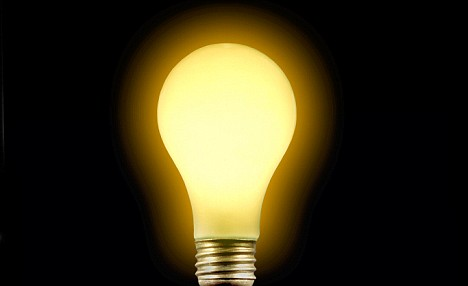
#> input picture input.jpg, 468 x 286 px, given in place of the camera
$ python contour_video.py
#> lines starting #> are read from the running program, lines starting #| are printed output that depends on the picture; after the words box and inside, x2 and y2 are one past the last pixel; in counts of white or black regions, pixels touching at a corner belong together
import numpy as np
import cv2

#im = cv2.imread('test.png')
cap = cv2.VideoCapture(0)

#Check if the camera is opened correctly
if not cap.isOpened():
    raise IOError("Cannot open webcam")
while True:
    ret, frame = cap.read()
#> frame is the input picture: shape (286, 468, 3); mean B, G, R 26.1, 50.9, 57.7
    cv2.imshow("Input", frame)
    imgray = cv2.cvtColor(frame, cv2.COLOR_BGR2GRAY)
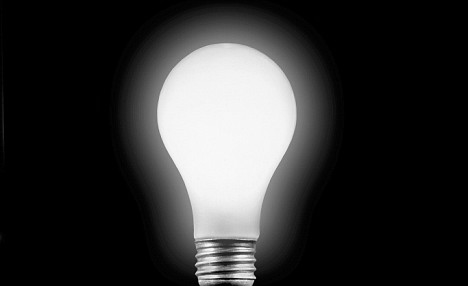
#> imgray: shape (286, 468); min 0, max 251, mean 50
    ret,thresh = cv2.threshold(imgray,127,255,0)
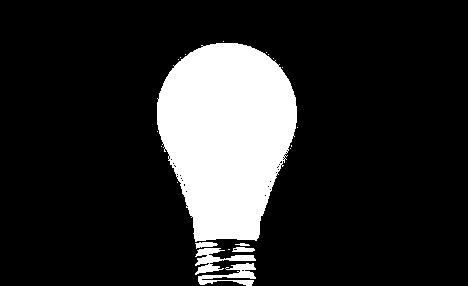
#> thresh: shape (286, 468); 16.5% white; 21 white regions (15 under 20 px)
    contours, hierarchy = cv2.findContours(thresh,cv2.RETR_TREE,cv2.CHAIN_APPROX_SIMPLE)
#> contours = 52 contours, 47 with area under 20; largest, box (x1, y1, x2, y2) and area: (157, 43, 297, 242) 20394, (195, 248, 256, 275) 480, (198, 263, 256, 286) 430, (195, 242, 218, 249) 76, (232, 247, 255, 252) 70
    #print contours
    cv2.drawContours(frame, contours, -1, (0,255,0), 2)
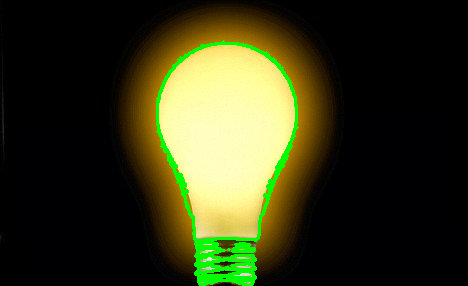
#> frame: shape (286, 468, 3); 3.09% of pixels changed, all inside (x1, y1, x2, y2) = (156, 40, 299, 286)
    cv2.imshow("Output", frame)

    c = cv2.waitKey(1)
#> (key Esc is pressed here)
    if c == 27:
        break

cap.release()
cv2.destroyAllWindows()
